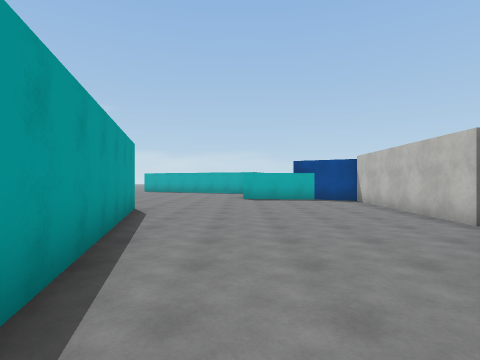
[1] (above)

16 first-person views from a walk through a scene from a Unity 3-D project. The camera is 1.5 m above the floor, looks level and sees 80° across. The floor is counted in squares, 2 m on a side. Each view is taken from the middle of a square. On the plan, view 1 faces up. The plan holds only what a view shows up to about 10 squares ahead; the rest is blank. The place goes on beyond the plan. The player is left out. Surface patterns are stand-ins for the level's own textures.

[2]
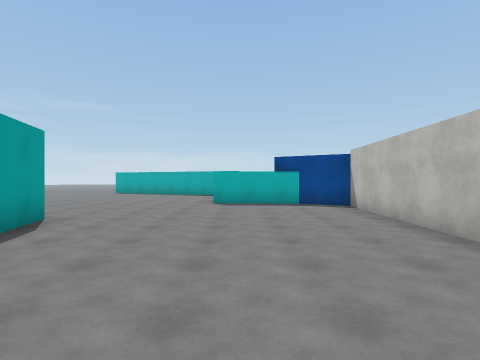

[3]
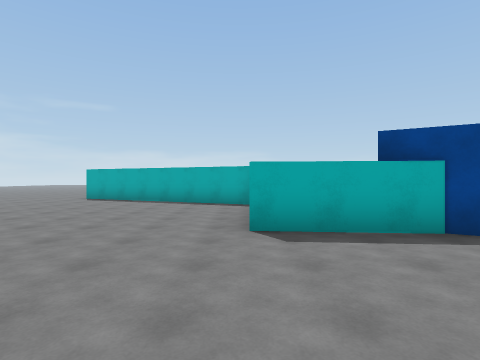

[4]
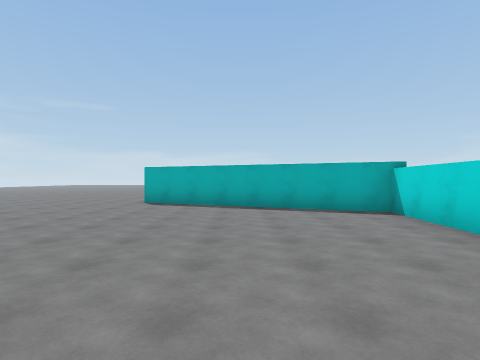

[5]
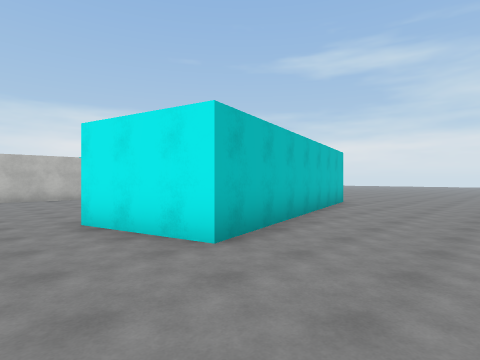

[6]
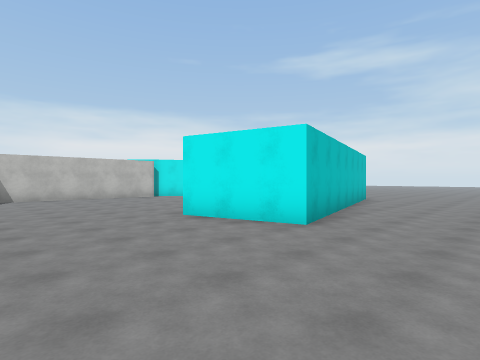

[7]
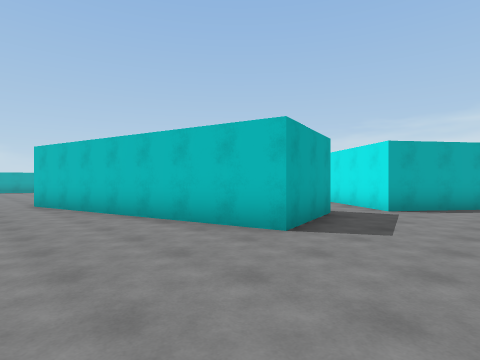

[8]
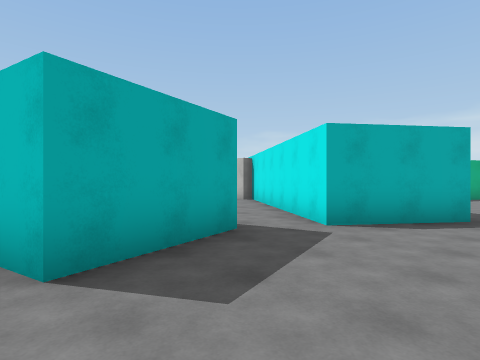

[9]
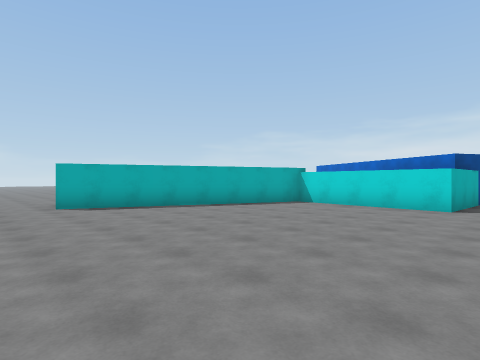

[10]
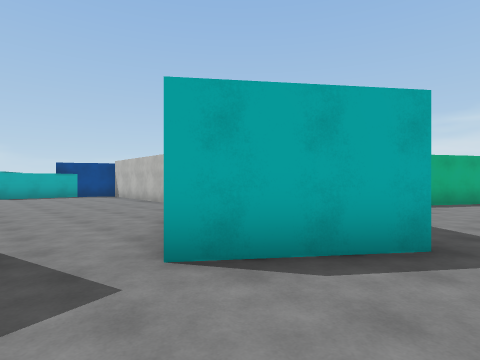

[11]
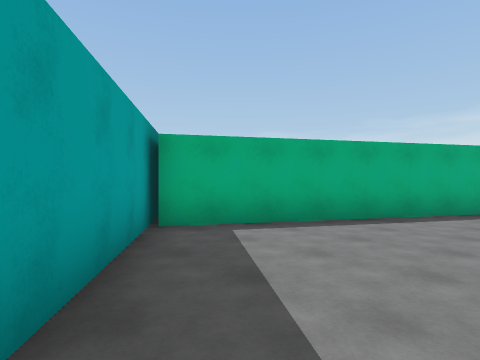

[12]
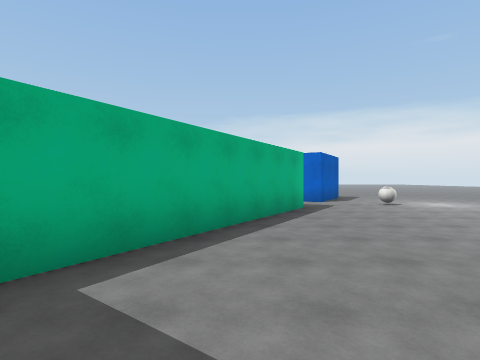

[13]
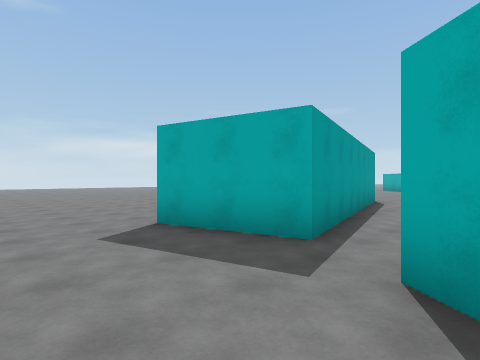

[14]
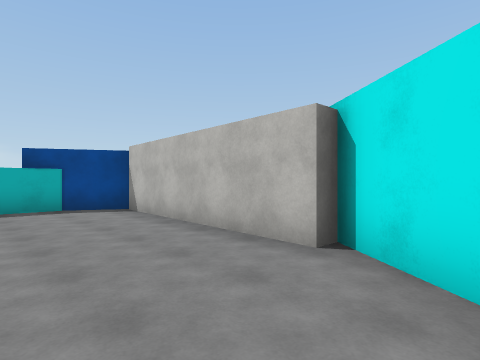

[15]
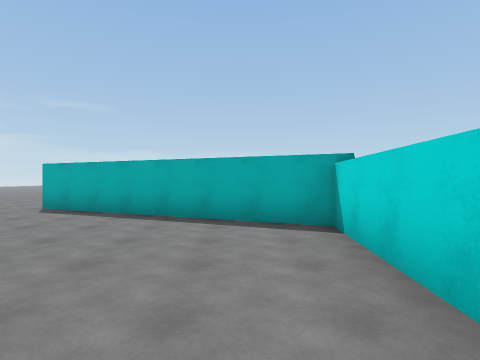

[16]
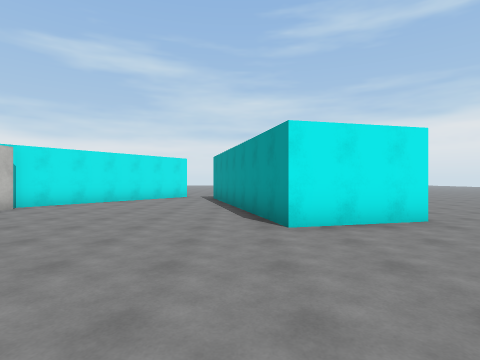

### Floor plan
Points are (right, up) in squares from view 1. A wall is a line through its corners. A room is listed if a view was taken in it or the views show most of it. See-through windows are left out.
Room 1 (views 1, 2, 3, 4, 5, 6, 7, 8, 9, 10, 13, 14, 15, 16)
walls: (-2.8, 7.5) (-0.9, 0.2) (-3.5, -0.5) (-5.4, 6.8) (-2.8, 7.5); (3.8, 4.6) (4.2, 10.3) (3, 11) (0.1, 11.2) (0.5, 15.6) (-6.2, 18.5); (2.6, -2.4) (0.4, -0.7) (4.3, 4.6)
ways out: opening at (2, -3) to room 2; opening at (-7, 20.3)
Room 2 (views 11, 12)
walls: (5.9, 2.3) (3.1, -1.5); (11.9, -2.8) (5.3, 1.2); (13.8, -3.6) (14, -3.1)
ways out: opening at (2, -3) to room 1

Where each view was taken, in squares from view 1:
view 1: 0 up, 0 right, facing up
view 2: 2 up, 1 right, facing up
view 3: 7 up, 0 right, facing up
view 4: 9 up, 3 left, facing up
view 5: 9 up, 8 left, facing down-right
view 6: 11 up, 8 left, facing down-right
view 7: 3 down, 7 left, facing up-right
view 8: 3 down, 4 left, facing up-right
view 9: 10 up, 8 left, facing up-right
view 10: 3 down, 1 left, facing up-right
view 11: 3 down, 3 right, facing up-right
view 12: 1 down, 4 right, facing right
view 13: 3 down, 1 right, facing up-left
view 14: 3 up, 1 right, facing up-right
view 15: 11 up, 1 left, facing up
view 16: 12 up, 2 left, facing down
